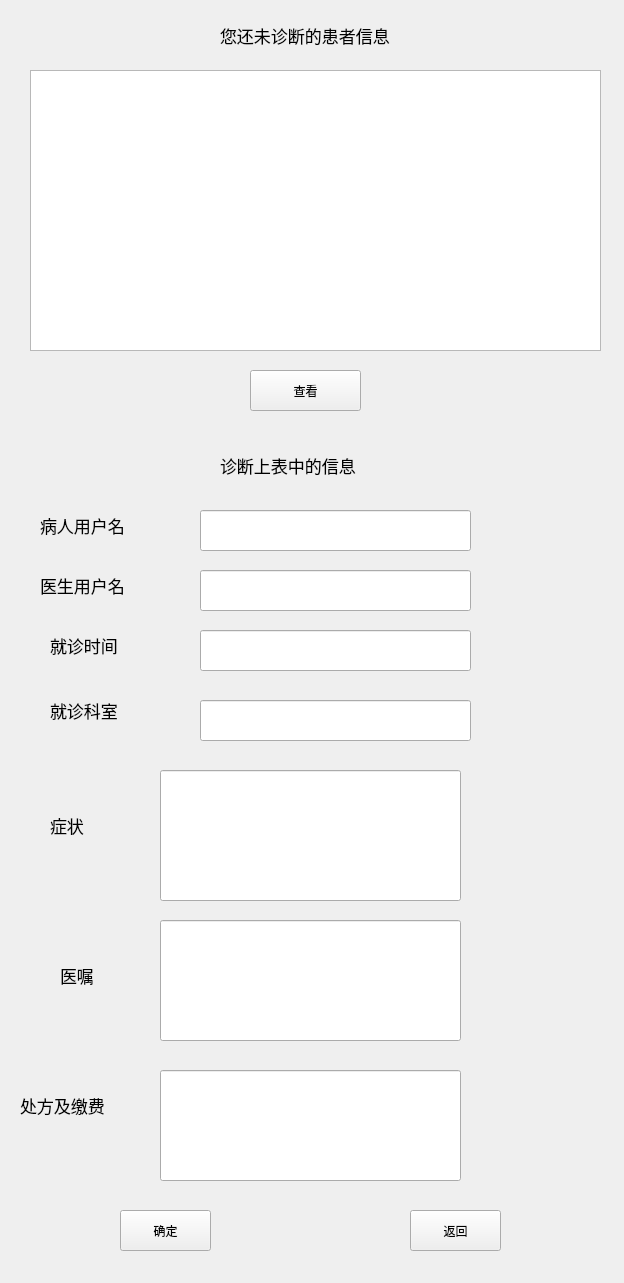
<?xml version="1.0" encoding="UTF-8"?>
<ui version="4.0">
 <class>doctorcase</class>
 <widget class="QWidget" name="doctorcase">
  <property name="geometry">
   <rect>
    <x>0</x>
    <y>0</y>
    <width>624</width>
    <height>1283</height>
   </rect>
  </property>
  <property name="windowTitle">
   <string>Form</string>
  </property>
  <widget class="QLabel" name="label_seecase">
   <property name="geometry">
    <rect>
     <x>220</x>
     <y>10</y>
     <width>641</width>
     <height>51</height>
    </rect>
   </property>
   <property name="font">
    <font>
     <pointsize>13</pointsize>
    </font>
   </property>
   <property name="text">
    <string>您还未诊断的患者信息</string>
   </property>
  </widget>
  <widget class="QTextEdit" name="seecase">
   <property name="geometry">
    <rect>
     <x>30</x>
     <y>70</y>
     <width>571</width>
     <height>281</height>
    </rect>
   </property>
  </widget>
  <widget class="QLabel" name="label_addcase">
   <property name="geometry">
    <rect>
     <x>220</x>
     <y>440</y>
     <width>811</width>
     <height>51</height>
    </rect>
   </property>
   <property name="font">
    <font>
     <pointsize>13</pointsize>
    </font>
   </property>
   <property name="text">
    <string>诊断上表中的信息</string>
   </property>
  </widget>
  <widget class="QLineEdit" name="patient_username">
   <property name="geometry">
    <rect>
     <x>200</x>
     <y>510</y>
     <width>271</width>
     <height>41</height>
    </rect>
   </property>
  </widget>
  <widget class="QLabel" name="label_patient_username">
   <property name="geometry">
    <rect>
     <x>40</x>
     <y>510</y>
     <width>151</width>
     <height>31</height>
    </rect>
   </property>
   <property name="font">
    <font>
     <pointsize>13</pointsize>
    </font>
   </property>
   <property name="text">
    <string>病人用户名</string>
   </property>
  </widget>
  <widget class="QLineEdit" name="doctor_username">
   <property name="geometry">
    <rect>
     <x>200</x>
     <y>570</y>
     <width>271</width>
     <height>41</height>
    </rect>
   </property>
  </widget>
  <widget class="QLabel" name="label_doctor_username">
   <property name="geometry">
    <rect>
     <x>40</x>
     <y>570</y>
     <width>161</width>
     <height>31</height>
    </rect>
   </property>
   <property name="font">
    <font>
     <pointsize>13</pointsize>
    </font>
   </property>
   <property name="text">
    <string>医生用户名</string>
   </property>
  </widget>
  <widget class="QLineEdit" name="date">
   <property name="geometry">
    <rect>
     <x>200</x>
     <y>630</y>
     <width>271</width>
     <height>41</height>
    </rect>
   </property>
  </widget>
  <widget class="QLabel" name="label_date">
   <property name="geometry">
    <rect>
     <x>50</x>
     <y>630</y>
     <width>161</width>
     <height>31</height>
    </rect>
   </property>
   <property name="font">
    <font>
     <pointsize>13</pointsize>
    </font>
   </property>
   <property name="text">
    <string>就诊时间</string>
   </property>
  </widget>
  <widget class="QLineEdit" name="department">
   <property name="geometry">
    <rect>
     <x>200</x>
     <y>700</y>
     <width>271</width>
     <height>41</height>
    </rect>
   </property>
  </widget>
  <widget class="QLabel" name="label_department">
   <property name="geometry">
    <rect>
     <x>50</x>
     <y>690</y>
     <width>151</width>
     <height>41</height>
    </rect>
   </property>
   <property name="font">
    <font>
     <pointsize>13</pointsize>
    </font>
   </property>
   <property name="text">
    <string>就诊科室</string>
   </property>
  </widget>
  <widget class="QLineEdit" name="symptoms">
   <property name="geometry">
    <rect>
     <x>160</x>
     <y>770</y>
     <width>301</width>
     <height>131</height>
    </rect>
   </property>
  </widget>
  <widget class="QLabel" name="label_symptoms">
   <property name="geometry">
    <rect>
     <x>50</x>
     <y>800</y>
     <width>121</width>
     <height>51</height>
    </rect>
   </property>
   <property name="font">
    <font>
     <pointsize>13</pointsize>
    </font>
   </property>
   <property name="text">
    <string>症状</string>
   </property>
  </widget>
  <widget class="QLabel" name="label_diagnosis">
   <property name="geometry">
    <rect>
     <x>60</x>
     <y>950</y>
     <width>111</width>
     <height>51</height>
    </rect>
   </property>
   <property name="font">
    <font>
     <pointsize>13</pointsize>
    </font>
   </property>
   <property name="text">
    <string>医嘱</string>
   </property>
  </widget>
  <widget class="QLabel" name="label_medicine">
   <property name="geometry">
    <rect>
     <x>20</x>
     <y>1080</y>
     <width>131</width>
     <height>51</height>
    </rect>
   </property>
   <property name="font">
    <font>
     <pointsize>13</pointsize>
    </font>
   </property>
   <property name="text">
    <string>处方及缴费</string>
   </property>
  </widget>
  <widget class="QLineEdit" name="diagnosis">
   <property name="geometry">
    <rect>
     <x>160</x>
     <y>920</y>
     <width>301</width>
     <height>121</height>
    </rect>
   </property>
  </widget>
  <widget class="QLineEdit" name="medicine">
   <property name="geometry">
    <rect>
     <x>160</x>
     <y>1070</y>
     <width>301</width>
     <height>111</height>
    </rect>
   </property>
  </widget>
  <widget class="QPushButton" name="doctorcase_return">
   <property name="geometry">
    <rect>
     <x>410</x>
     <y>1210</y>
     <width>91</width>
     <height>41</height>
    </rect>
   </property>
   <property name="text">
    <string>返回</string>
   </property>
  </widget>
  <widget class="QPushButton" name="doctorcase_sure">
   <property name="geometry">
    <rect>
     <x>120</x>
     <y>1210</y>
     <width>91</width>
     <height>41</height>
    </rect>
   </property>
   <property name="text">
    <string>确定</string>
   </property>
  </widget>
  <widget class="QPushButton" name="doctorcase_sure_2">
   <property name="geometry">
    <rect>
     <x>250</x>
     <y>370</y>
     <width>111</width>
     <height>41</height>
    </rect>
   </property>
   <property name="text">
    <string>查看</string>
   </property>
  </widget>
 </widget>
 <resources/>
 <connections/>
</ui>
